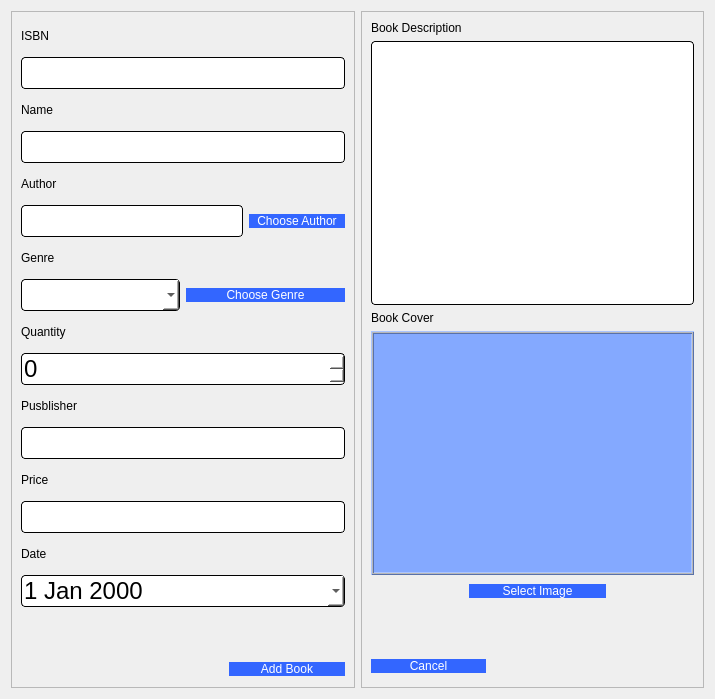
<?xml version="1.0" encoding="UTF-8"?>
<ui version="4.0">
 <class>addBook</class>
 <widget class="QDialog" name="addBook">
  <property name="geometry">
   <rect>
    <x>0</x>
    <y>0</y>
    <width>715</width>
    <height>699</height>
   </rect>
  </property>
  <property name="windowTitle">
   <string>Dialog</string>
  </property>
  <layout class="QHBoxLayout" name="horizontalLayout_5">
   <item>
    <widget class="QFrame" name="frame">
     <property name="frameShape">
      <enum>QFrame::StyledPanel</enum>
     </property>
     <property name="frameShadow">
      <enum>QFrame::Raised</enum>
     </property>
     <layout class="QVBoxLayout" name="verticalLayout_3">
      <item>
       <widget class="QLabel" name="label">
        <property name="styleSheet">
         <string notr="true">font: 10pt &quot;Comic Sans MS&quot;;
color: rgb(0, 0, 0);</string>
        </property>
        <property name="text">
         <string>ISBN</string>
        </property>
       </widget>
      </item>
      <item>
       <widget class="QLineEdit" name="ISBN">
        <property name="styleSheet">
         <string notr="true">QLineEdit{
	background-color: rgb(255, 255, 255);
	 border: 1px  solid;
     border-radius: 4px;
	font: 24px
}</string>
        </property>
       </widget>
      </item>
      <item>
       <widget class="QLabel" name="label_2">
        <property name="styleSheet">
         <string notr="true">font: 10pt &quot;Comic Sans MS&quot;;
color: rgb(0, 0, 0);</string>
        </property>
        <property name="text">
         <string>Name</string>
        </property>
       </widget>
      </item>
      <item>
       <widget class="QLineEdit" name="Name">
        <property name="enabled">
         <bool>true</bool>
        </property>
        <property name="styleSheet">
         <string notr="true">QLineEdit{
	background-color: rgb(255, 255, 255);
	 border: 1px  solid;
     border-radius: 4px;
	font: 24px
}</string>
        </property>
       </widget>
      </item>
      <item>
       <widget class="QLabel" name="label_3">
        <property name="styleSheet">
         <string notr="true">font: 10pt &quot;Comic Sans MS&quot;;
color: rgb(0, 0, 0);</string>
        </property>
        <property name="text">
         <string>Author</string>
        </property>
       </widget>
      </item>
      <item>
       <layout class="QHBoxLayout" name="horizontalLayout_3">
        <item>
         <widget class="QLineEdit" name="author">
          <property name="enabled">
           <bool>false</bool>
          </property>
          <property name="styleSheet">
           <string notr="true">QLineEdit{
	background-color: rgb(255, 255, 255);
	 border: 1px  solid;
     border-radius: 4px;
	font: 24px
}</string>
          </property>
         </widget>
        </item>
        <item>
         <widget class="QPushButton" name="chooseAuthBtn">
          <property name="styleSheet">
           <string notr="true">QPushButton{
color: rgb(255, 255, 255);
font: 10pt &quot;Comic Sans MS&quot;;
border-radius:8px;
padding : 0 8px;
background: #3366FF;
border -radius:10px;
}
QPushButton:hover:!pressed

{
background:#4f85e2;
}
QToolButton
{

border-radius:10px;
bacground:red;
color:red;
}

QPushButton:pressed
{
              font-size: 19px;
              transition: 0.9s; 
}</string>
          </property>
          <property name="text">
           <string>Choose Author</string>
          </property>
         </widget>
        </item>
       </layout>
      </item>
      <item>
       <widget class="QLabel" name="label_4">
        <property name="styleSheet">
         <string notr="true">font: 10pt &quot;Comic Sans MS&quot;;
color: rgb(0, 0, 0);</string>
        </property>
        <property name="text">
         <string>Genre</string>
        </property>
       </widget>
      </item>
      <item>
       <layout class="QHBoxLayout" name="horizontalLayout_4">
        <item>
         <widget class="QComboBox" name="Genre">
          <property name="enabled">
           <bool>true</bool>
          </property>
          <property name="styleSheet">
           <string notr="true">QComboBox{
	background-color: rgb(255, 255, 255);
	 border: 1px  solid;
     border-radius: 4px;
	font: 24px
}</string>
          </property>
         </widget>
        </item>
        <item>
         <widget class="QPushButton" name="chooseGenreBtn">
          <property name="styleSheet">
           <string notr="true">QPushButton{
color: rgb(255, 255, 255);
font: 10pt &quot;Comic Sans MS&quot;;
border-radius:8px;
padding : 0 8px;
background: #3366FF;
border -radius:10px;
}
QPushButton:hover:!pressed

{
background:#4f85e2;
}
QToolButton
{

border-radius:10px;
bacground:red;
color:red;
}

QPushButton:pressed
{
              font-size: 19px;
              transition: 0.9s; 
}</string>
          </property>
          <property name="text">
           <string>Choose Genre</string>
          </property>
         </widget>
        </item>
       </layout>
      </item>
      <item>
       <widget class="QLabel" name="label_5">
        <property name="styleSheet">
         <string notr="true">font: 10pt &quot;Comic Sans MS&quot;;
color: rgb(0, 0, 0);</string>
        </property>
        <property name="text">
         <string>Quantity</string>
        </property>
       </widget>
      </item>
      <item>
       <widget class="QSpinBox" name="quantity">
        <property name="styleSheet">
         <string notr="true">QSpinBox{
	background-color: rgb(255, 255, 255);
	 border: 1px  solid;
     border-radius: 4px;
	font: 24px
}</string>
        </property>
       </widget>
      </item>
      <item>
       <widget class="QLabel" name="label_6">
        <property name="styleSheet">
         <string notr="true">font: 10pt &quot;Comic Sans MS&quot;;
color: rgb(0, 0, 0);</string>
        </property>
        <property name="text">
         <string>Pusblisher</string>
        </property>
       </widget>
      </item>
      <item>
       <widget class="QLineEdit" name="publisher">
        <property name="styleSheet">
         <string notr="true">QLineEdit{
	background-color: rgb(255, 255, 255);
	 border: 1px  solid;
     border-radius: 4px;
	font: 24px
}</string>
        </property>
       </widget>
      </item>
      <item>
       <widget class="QLabel" name="label_7">
        <property name="styleSheet">
         <string notr="true">font: 10pt &quot;Comic Sans MS&quot;;
color: rgb(0, 0, 0);</string>
        </property>
        <property name="text">
         <string>Price</string>
        </property>
       </widget>
      </item>
      <item>
       <widget class="QLineEdit" name="price">
        <property name="styleSheet">
         <string notr="true">QLineEdit{
	background-color: rgb(255, 255, 255);
	 border: 1px  solid;
     border-radius: 4px;
	font: 24px
}</string>
        </property>
       </widget>
      </item>
      <item>
       <widget class="QLabel" name="label_8">
        <property name="styleSheet">
         <string notr="true">font: 10pt &quot;Comic Sans MS&quot;;
color: rgb(0, 0, 0);</string>
        </property>
        <property name="text">
         <string>Date</string>
        </property>
       </widget>
      </item>
      <item>
       <widget class="QDateEdit" name="date">
        <property name="styleSheet">
         <string notr="true">QDateEdit{
	background-color: rgb(255, 255, 255);
	 border: 1px  solid;
     border-radius: 4px;
	font: 24px
}</string>
        </property>
        <property name="calendarPopup">
         <bool>true</bool>
        </property>
       </widget>
      </item>
      <item>
       <spacer name="verticalSpacer_2">
        <property name="orientation">
         <enum>Qt::Vertical</enum>
        </property>
        <property name="sizeType">
         <enum>QSizePolicy::Fixed</enum>
        </property>
        <property name="sizeHint" stdset="0">
         <size>
          <width>20</width>
          <height>48</height>
         </size>
        </property>
       </spacer>
      </item>
      <item>
       <layout class="QHBoxLayout" name="horizontalLayout">
        <item>
         <spacer name="horizontalSpacer">
          <property name="orientation">
           <enum>Qt::Horizontal</enum>
          </property>
          <property name="sizeType">
           <enum>QSizePolicy::Fixed</enum>
          </property>
          <property name="sizeHint" stdset="0">
           <size>
            <width>208</width>
            <height>17</height>
           </size>
          </property>
         </spacer>
        </item>
        <item>
         <widget class="QPushButton" name="addBookBtn">
          <property name="styleSheet">
           <string notr="true">QPushButton{
color: rgb(255, 255, 255);
font: 10pt &quot;Comic Sans MS&quot;;
border-radius:8px;
padding : 0 8px;
background: #3366FF;
border -radius:10px;
}
QPushButton:hover:!pressed

{
background:#4f85e2;
}
QToolButton
{

border-radius:10px;
bacground:red;
color:red;
}

QPushButton:pressed
{
              font-size: 19px;
              transition: 0.9s; 
}</string>
          </property>
          <property name="text">
           <string>Add Book</string>
          </property>
         </widget>
        </item>
       </layout>
      </item>
     </layout>
    </widget>
   </item>
   <item>
    <widget class="QFrame" name="frame_2">
     <property name="frameShape">
      <enum>QFrame::StyledPanel</enum>
     </property>
     <property name="frameShadow">
      <enum>QFrame::Raised</enum>
     </property>
     <layout class="QVBoxLayout" name="verticalLayout_2">
      <item>
       <widget class="QLabel" name="label_9">
        <property name="styleSheet">
         <string notr="true">font: 10pt &quot;Comic Sans MS&quot;;
color: rgb(0, 0, 0);</string>
        </property>
        <property name="text">
         <string>Book Description</string>
        </property>
       </widget>
      </item>
      <item>
       <widget class="QTextEdit" name="description">
        <property name="styleSheet">
         <string notr="true">QTextEdit{
	background-color: rgb(255, 255, 255);
	 border: 1px  solid;
     border-radius: 4px;
	font: 24px
}</string>
        </property>
       </widget>
      </item>
      <item>
       <layout class="QVBoxLayout" name="verticalLayout">
        <item>
         <widget class="QLabel" name="label_11">
          <property name="styleSheet">
           <string notr="true">font: 10pt &quot;Comic Sans MS&quot;;
color: rgb(0, 0, 0);</string>
          </property>
          <property name="text">
           <string>Book Cover</string>
          </property>
         </widget>
        </item>
        <item>
         <widget class="QLabel" name="coverLabel">
          <property name="sizePolicy">
           <sizepolicy hsizetype="Expanding" vsizetype="Expanding">
            <horstretch>0</horstretch>
            <verstretch>0</verstretch>
           </sizepolicy>
          </property>
          <property name="focusPolicy">
           <enum>Qt::StrongFocus</enum>
          </property>
          <property name="styleSheet">
           <string notr="true">background-color: #84A9FF;
border-color: rgb(0, 0, 0);</string>
          </property>
          <property name="frameShape">
           <enum>QFrame::Box</enum>
          </property>
          <property name="frameShadow">
           <enum>QFrame::Raised</enum>
          </property>
          <property name="midLineWidth">
           <number>1</number>
          </property>
          <property name="text">
           <string/>
          </property>
         </widget>
        </item>
       </layout>
      </item>
      <item>
       <layout class="QHBoxLayout" name="horizontalLayout_6">
        <item>
         <spacer name="horizontalSpacer_3">
          <property name="orientation">
           <enum>Qt::Horizontal</enum>
          </property>
          <property name="sizeType">
           <enum>QSizePolicy::Fixed</enum>
          </property>
          <property name="sizeHint" stdset="0">
           <size>
            <width>98</width>
            <height>20</height>
           </size>
          </property>
         </spacer>
        </item>
        <item>
         <widget class="QPushButton" name="selectImgBtn">
          <property name="styleSheet">
           <string notr="true">QPushButton{
color: rgb(255, 255, 255);
font: 10pt &quot;Comic Sans MS&quot;;
border-radius:8px;
padding : 0 8px;
background: #3366FF;
border -radius:10px;
}
QPushButton:hover:!pressed

{
background:#4f85e2;
}
QToolButton
{

border-radius:10px;
bacground:red;
color:red;
}

QPushButton:pressed
{
              font-size: 19px;
              transition: 0.9s; 
}</string>
          </property>
          <property name="text">
           <string>Select Image</string>
          </property>
         </widget>
        </item>
        <item>
         <spacer name="horizontalSpacer_4">
          <property name="orientation">
           <enum>Qt::Horizontal</enum>
          </property>
          <property name="sizeType">
           <enum>QSizePolicy::Fixed</enum>
          </property>
          <property name="sizeHint" stdset="0">
           <size>
            <width>88</width>
            <height>20</height>
           </size>
          </property>
         </spacer>
        </item>
       </layout>
      </item>
      <item>
       <spacer name="verticalSpacer">
        <property name="orientation">
         <enum>Qt::Vertical</enum>
        </property>
        <property name="sizeType">
         <enum>QSizePolicy::Fixed</enum>
        </property>
        <property name="sizeHint" stdset="0">
         <size>
          <width>20</width>
          <height>48</height>
         </size>
        </property>
       </spacer>
      </item>
      <item>
       <layout class="QHBoxLayout" name="horizontalLayout_2">
        <item>
         <widget class="QPushButton" name="cancelBtn">
          <property name="styleSheet">
           <string notr="true">QPushButton{
color: rgb(255, 255, 255);
font: 10pt &quot;Comic Sans MS&quot;;
border-radius:8px;
padding : 0 8px;
background: #3366FF;
border -radius:10px;
}
QPushButton:hover:!pressed

{
background:#4f85e2;
}
QToolButton
{

border-radius:10px;
bacground:red;
color:red;
}

QPushButton:pressed
{
              font-size: 19px;
              transition: 0.9s; 
}</string>
          </property>
          <property name="text">
           <string>Cancel</string>
          </property>
         </widget>
        </item>
        <item>
         <spacer name="horizontalSpacer_2">
          <property name="orientation">
           <enum>Qt::Horizontal</enum>
          </property>
          <property name="sizeType">
           <enum>QSizePolicy::Fixed</enum>
          </property>
          <property name="sizeHint" stdset="0">
           <size>
            <width>208</width>
            <height>23</height>
           </size>
          </property>
         </spacer>
        </item>
       </layout>
      </item>
     </layout>
    </widget>
   </item>
  </layout>
 </widget>
 <resources/>
 <connections/>
</ui>
